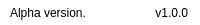
              <widget class="QFrame" name="frame_grip">
               <property name="minimumSize">
                <size>
                 <width>0</width>
                 <height>25</height>
                </size>
               </property>
               <property name="maximumSize">
                <size>
                 <width>16777215</width>
                 <height>25</height>
                </size>
               </property>
               <property name="styleSheet">
                <string notr="true">background: transparent; </string>
               </property>
               <property name="frameShape">
                <enum>QFrame::NoFrame</enum>
               </property>
               <property name="frameShadow">
                <enum>QFrame::Raised</enum>
               </property>
               <layout class="QHBoxLayout" name="horizontalLayout_6">
                <property name="spacing">
                 <number>0</number>
                </property>
                <property name="leftMargin">
                 <number>0</number>
                </property>
                <property name="topMargin">
                 <number>0</number>
                </property>
                <property name="rightMargin">
                 <number>2</number>
                </property>
                <property name="bottomMargin">
                 <number>0</number>
                </property>
                <item>
                 <widget class="QFrame" name="frame_label_bottom">
                  <property name="frameShape">
                   <enum>QFrame::NoFrame</enum>
                  </property>
                  <property name="frameShadow">
                   <enum>QFrame::Raised</enum>
                  </property>
                  <layout class="QHBoxLayout" name="horizontalLayout_7">
                   <property name="spacing">
                    <number>0</number>
                   </property>
                   <property name="leftMargin">
                    <number>10</number>
                   </property>
                   <property name="topMargin">
                    <number>0</number>
                   </property>
                   <property name="rightMargin">
                    <number>10</number>
                   </property>
                   <property name="bottomMargin">
                    <number>0</number>
                   </property>
                   <item>
                    <widget class="QLabel" name="label_credits">
                     <property name="font">
                      <font>
                       <family>Segoe UI</family>
                      </font>
                     </property>
                     <property name="styleSheet">
                      <string notr="true">/* color: rgb(203, 203, 203); */</string>
                     </property>
                     <property name="text">
                      <string>Alpha version. </string>
                     </property>
                    </widget>
                   </item>
                   <item>
                    <widget class="QLabel" name="label_version">
                     <property name="maximumSize">
                      <size>
                       <width>150</width>
                       <height>16777215</height>
                      </size>
                     </property>
                     <property name="font">
                      <font>
                       <family>Segoe UI</family>
                      </font>
                     </property>
                     <property name="styleSheet">
                      <string notr="true">/* color: rgb(203, 203, 203); */</string>
                     </property>
                     <property name="text">
                      <string>v1.0.0</string>
                     </property>
                     <property name="alignment">
                      <set>Qt::AlignRight|Qt::AlignTrailing|Qt::AlignVCenter</set>
                     </property>
                    </widget>
                   </item>
                  </layout>
                 </widget>
                </item>
               </layout>
              </widget>
